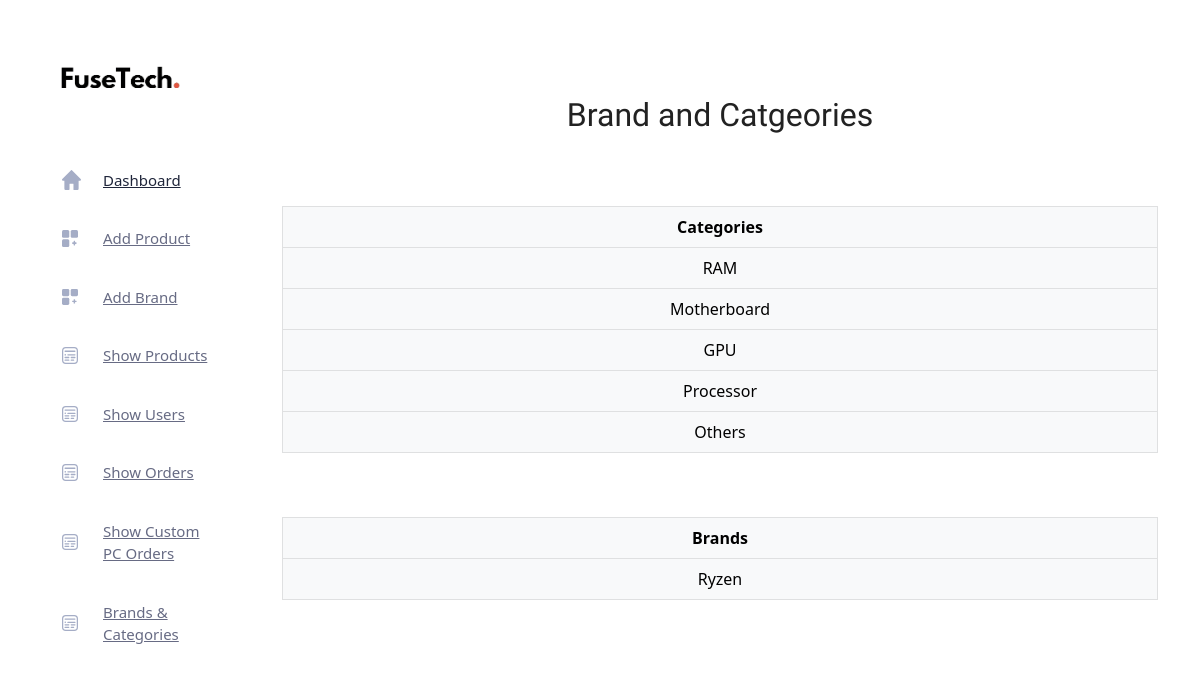
The app's page /admin/brandandcat.php (signed in), older data.
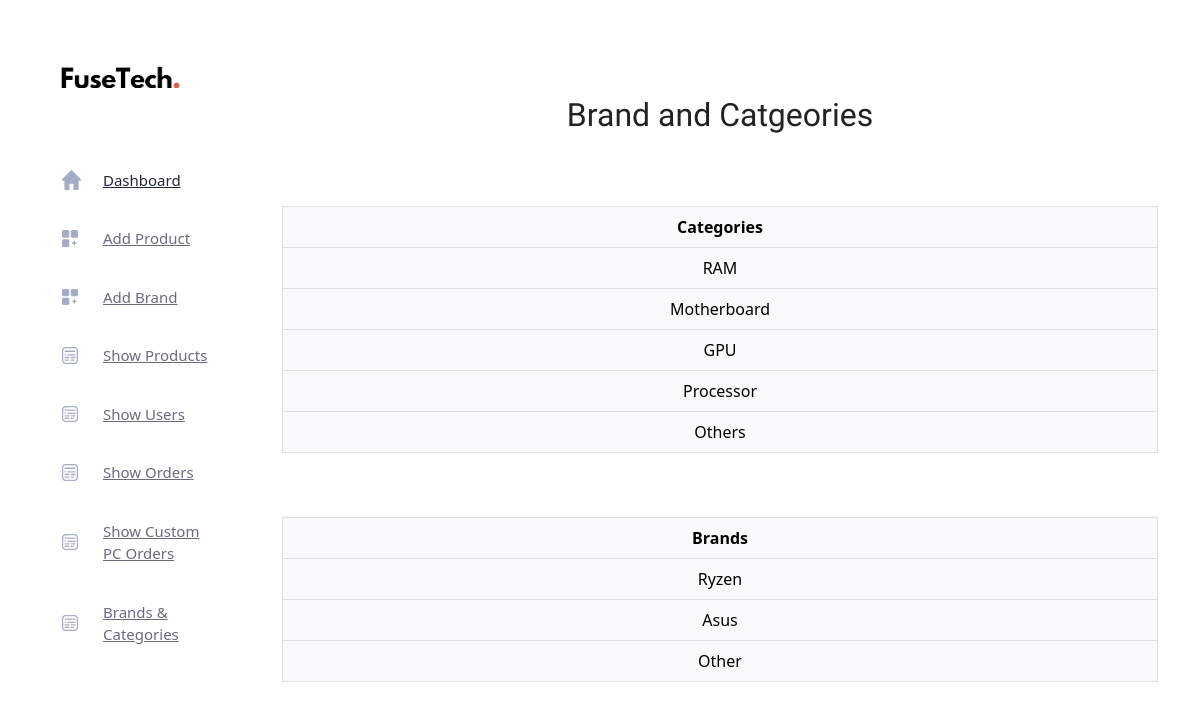
The same page, newer data.
### tables this page shows
CREATE TABLE `tbl_category` (
  `cat_id` int(11) NOT NULL,
  `cat_name` varchar(500) NOT NULL,
  `brand` int(11) DEFAULT NULL
);

CREATE TABLE `tbl_brand` (
  `brand_id` int(11) NOT NULL,
  `brand_name` varchar(5000) NOT NULL
);

### admin/brandandcat.php (the view, shortened to what this page needs)
<?php
include('../connection.php');
?>
<!DOCTYPE html>
<html lang="en">
<head>
    <link rel="stylesheet" href="css/bootstrap1.min.css" />
    <link rel="stylesheet" href="vendors/themefy_icon/themify-icons.css" />
    <link rel="stylesheet" href="vendors/swiper_slider/css/swiper.min.css" />
    <link rel="stylesheet" href="vendors/select2/css/select2.min.css" />
    <link rel="stylesheet" href="vendors/niceselect/css/nice-select.css" />
    <link rel="stylesheet" href="vendors/owl_carousel/css/owl.carousel.css" />
    <link rel="stylesheet" href="vendors/gijgo/gijgo.min.css" />
    <link rel="stylesheet" href="vendors/font_awesome/css/all.min.css" />
    <link rel="stylesheet" href="vendors/tagsinput/tagsinput.css" />
    <link rel="stylesheet" href="vendors/datatable/css/jquery.dataTables.min.css" />
    <link rel="stylesheet" href="vendors/datatable/css/responsive.dataTables.min.css" />
    <link rel="stylesheet" href="vendors/datatable/css/buttons.dataTables.min.css" />
    <link rel="stylesheet" href="vendors/text_editor/summernote-bs4.css" />
    <link rel="stylesheet" href="vendors/morris/morris.css">
    <link rel="stylesheet" href="vendors/material_icon/material-icons.css" />
    <link rel="stylesheet" href="css/metisMenu.css">
    <link rel="stylesheet" href="css/style1.css" />
    <link rel="stylesheet" href="css/colors/default.css" id="colorSkinCSS">
    <link href="https://cdn.jsdelivr.net/npm/bootstrap@5.2.3/dist/css/bootstrap.min.css" rel="stylesheet"
>
</head>
<body class="crm_body_bg">
<section class="main_content dashboard_part">
<div class="main_content_iner ">
<div class="container me-5 mt-5">
            <h2 class="text-center mb-4 pb-5 mt-5 pt-5 ">Brand and Catgeories</h2>
            <table class="table table-light table-bordered text-center">
                <tr>
                    <th>Categories</th>
                </tr>
<?php
$select_query = "SELECT * FROM `tbl_category`";
$select_query_run = mysqli_query($con, $select_query);
while($catgeories = mysqli_fetch_array($select_query_run)){
?>
                <tr>
                    <td><?php echo $catgeories['cat_name']?></td>
                </tr>
<?php } ?>
            </table>
<br><br>
            <table class="table table-light table-bordered text-center">
                <tr>
                    <th>Brands</th>
                </tr>
<?php
$select_brand = "SELECT * FROM `tbl_brand`";
$select_brand_run = mysqli_query($con, $select_brand);
while($brands = mysqli_fetch_array($select_brand_run)){
?>
                <tr>
                    <td><?php echo $brands['brand_name']?></td>
                </tr>
<?php } ?>
            </table>
        </div>
        </div>
    </section>
</body>
</html>

Row changes from the older to the newer data that the page shows:
added tbl_brand: brand_name "Asus"
added tbl_brand: brand_name "Other"
